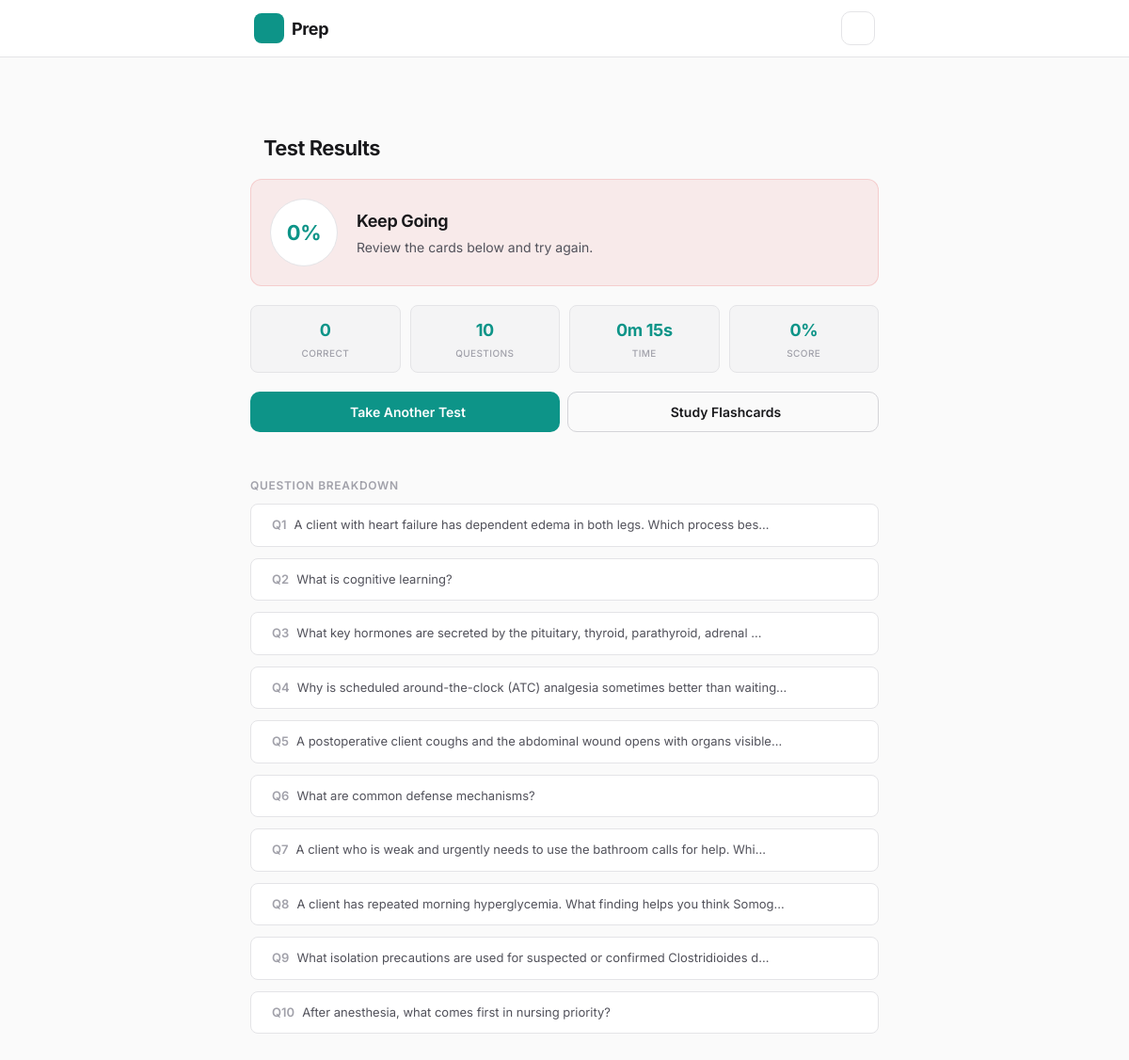
Screenshot of /test/13/results/ with the database file from the repository.
### cards/models.py (models this page shows, shortened)
class Quiz(models.Model):
    category = models.ForeignKey(
        Category, null=True, blank=True, on_delete=models.SET_NULL,
        help_text='Null means all categories'
    )
    num_questions = models.IntegerField()
    time_limit = models.IntegerField(null=True, blank=True, help_text='Time limit in minutes')
    started_at = models.DateTimeField(auto_now_add=True)
    completed_at = models.DateTimeField(null=True, blank=True)
    score = models.IntegerField(default=0)
    class Meta:
        verbose_name_plural = 'quizzes'
        ordering = ['-started_at']
    @property
    def percentage(self):
        return round(self.score / self.num_questions * 100) if self.num_questions > 0 else 0
    @property
    def duration_seconds(self):
        if self.completed_at and self.started_at:
            return int((self.completed_at - self.started_at).total_seconds())
        return None
    @property
    def duration_display(self):
        secs = self.duration_seconds
        if secs is None:
            return '—'
        mins, s = divmod(secs, 60)
        return f'{mins}m {s:02d}s'

class QuizQuestion(models.Model):
    quiz = models.ForeignKey(Quiz, on_delete=models.CASCADE, related_name='questions')
    card = models.ForeignKey(Card, on_delete=models.CASCADE)
    order = models.IntegerField()
    is_correct = models.BooleanField(null=True, blank=True)
    class Meta:
        ordering = ['order']

class Card(models.Model):
    CONCEPT = 'concept'
    APPLICATION = 'application'
    QUESTION_TYPE_CHOICES = [
        (CONCEPT, 'Concept'),
        (APPLICATION, 'Application'),
    ]
    category = models.ForeignKey(Category, on_delete=models.CASCADE, related_name='cards')
    deck = models.ForeignKey(Deck, on_delete=models.SET_NULL, null=True, blank=True, related_name='cards')
    guide_section = models.ForeignKey('GuideSection', on_delete=models.SET_NULL, null=True, blank=True, related_name='cards')
    question = models.TextField()
    answer = models.TextField()
    rationale = models.TextField(blank=True, default='')
    question_type = models.CharField(max_length=20, choices=QUESTION_TYPE_CHOICES, default=CONCEPT)
    is_default = models.BooleanField(default=False)
    created_at = models.DateTimeField(auto_now_add=True)
    updated_at = models.DateTimeField(auto_now=True)
    class Meta:
        ordering = ['category', 'id']

### cards/views.py (the view)
# urls.py: path('test/<int:pk>/results/', views.quiz_results_view, name='quiz_results'),
def quiz_results_view(request, pk):
    quiz = get_object_or_404(Quiz, pk=pk)
    questions = quiz.questions.select_related("card__category").all()
    return render(
        request,
        "cards/quiz_results.html",
        {
            "quiz": quiz,
            "questions": questions,
        },
    )

### cards/templates/cards/quiz_results.html (shortened to what this page needs)
{% extends "cards/base.html" %}
{% load static %}
{% block body %}
<div id="app" class="page">
  <header class="page-header">
    <a href="javascript:history.back()" class="back-link"></a>
    <h1 class="page-title">Test Results</h1>
  </header>
  <section class="results-hero {% if quiz.percentage >= 80 %}great{% elif quiz.percentage >= 60 %}ok{% else %}needs-work{% endif %}">
    <div class="results-score-circle">
      <span class="results-pct">{{ quiz.percentage }}%</span>
    </div>
    <div class="results-summary">
      {% if quiz.percentage >= 90 %}
        <h2><i class="ph-bold ph-star"></i> Outstanding!</h2>
        <p>You really know your stuff!</p>
      {% elif quiz.percentage >= 80 %}
        <h2><i class="ph-bold ph-trophy"></i> Great Job!</h2>
        <p>You're well prepared.</p>
      {% elif quiz.percentage >= 60 %}
        <h2><i class="ph-bold ph-thumbs-up"></i> Good Effort</h2>
        <p>Keep studying to improve.</p>
      {% else %}
        <h2> Keep Going</h2>
        <p>Review the cards below and try again.</p>
      {% endif %}
    </div>
  </section>
  <section class="results-stats">
    <div class="results-stat">
      <span class="results-stat-num">{{ quiz.score }}</span>
      <span class="results-stat-label">Correct</span>
    </div>
    <div class="results-stat">
      <span class="results-stat-num">{{ quiz.num_questions }}</span>
      <span class="results-stat-label">Questions</span>
    </div>
    <div class="results-stat">
      <span class="results-stat-num">{{ quiz.duration_display }}</span>
      <span class="results-stat-label">Time</span>
    </div>
    <div class="results-stat">
      <span class="results-stat-num">{{ quiz.percentage }}%</span>
      <span class="results-stat-label">Score</span>
    </div>
  </section>
  <section class="results-actions">
    <a href="{% url 'quiz_setup' %}" class="btn-primary"> Take Another Test</a>
    <a href="{% url 'study' %}" class="btn-secondary"> Study Flashcards</a>
  </section>
  <section class="dash-section">
    <h3 class="dash-section-title"> Question Breakdown</h3>
    <div class="results-breakdown">
      {% for q in questions %}
      <details class="results-question {% if q.is_correct %}correct{% else %}incorrect{% endif %}">
        <summary class="results-question-header">
          <span class="results-q-num">Q{{ q.order }}</span>
          <span class="results-q-text">{{ q.card.question|truncatechars:80 }}</span>
        </summary>
      </details>
      {% endfor %}
    </div>
  </section>
</div>
{% endblock %}

### rows the page displays
Quiz: percentage "0", score "0", num_questions "10", duration_display "0m 15s"
QuizQuestion: order "1", card.question "A client with heart failure has dependent edema in both legs. Which process bes…"
QuizQuestion: order "2", card.question "What is cognitive learning?"
QuizQuestion: order "3", card.question "What key hormones are secreted by the pituitary, thyroid, parathyroid, adrenal …"
QuizQuestion: order "4", card.question "Why is scheduled around-the-clock (ATC) analgesia sometimes better than waiting…"
QuizQuestion: order "5", card.question "A postoperative client coughs and the abdominal wound opens with organs visible…"
QuizQuestion: order "6", card.question "What are common defense mechanisms?"
QuizQuestion: order "7", card.question "A client who is weak and urgently needs to use the bathroom calls for help. Whi…"
QuizQuestion: order "8", card.question "A client has repeated morning hyperglycemia. What finding helps you think Somog…"
QuizQuestion: order "9", card.question "What isolation precautions are used for suspected or confirmed Clostridioides d…"
QuizQuestion: order "10", card.question "After anesthesia, what comes first in nursing priority?"
